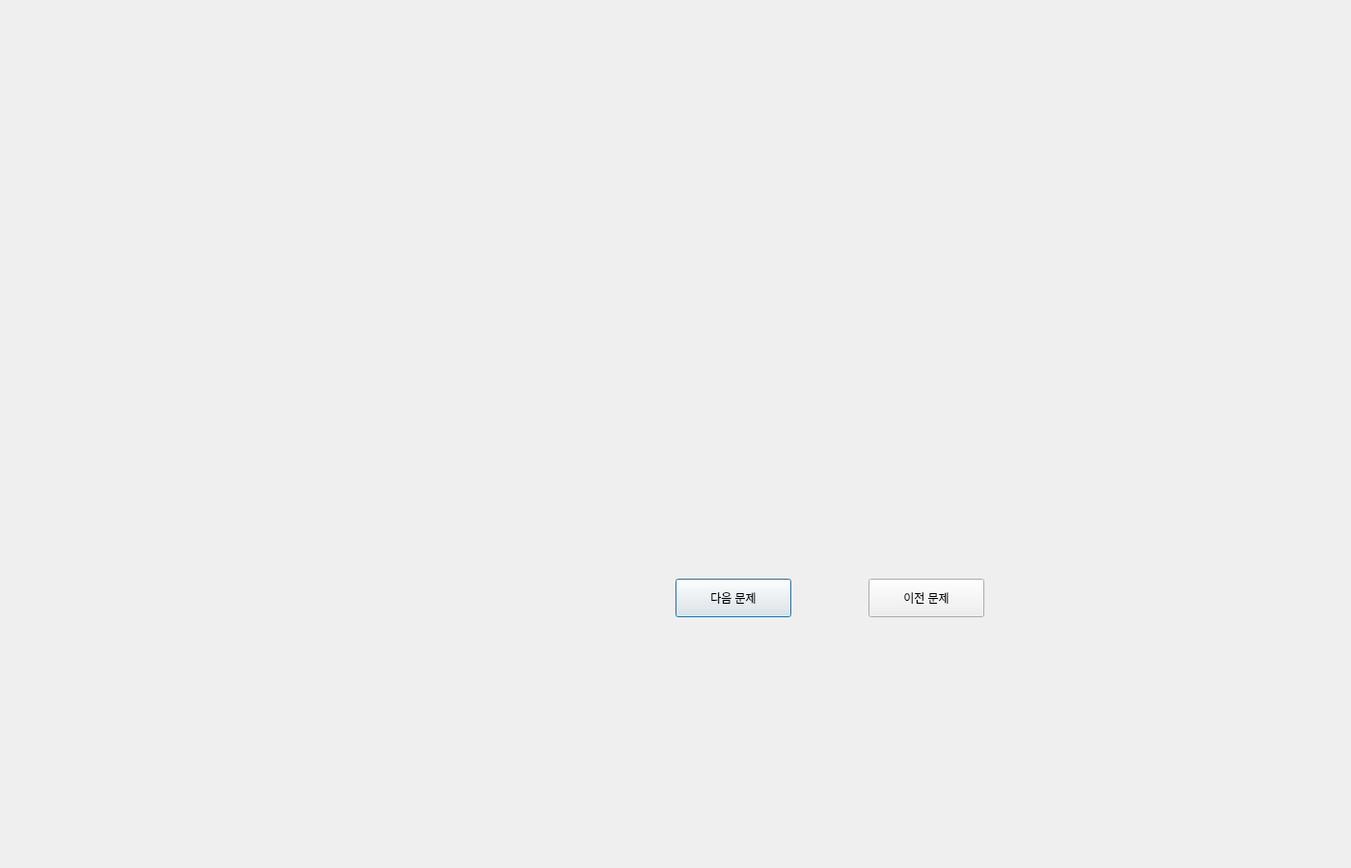
<?xml version="1.0" encoding="UTF-8"?>
<ui version="4.0">
    <class>sonmari</class>
    <widget class="QDialog" name="sonmari">
        <property name="geometry">
            <rect>
                <x>0</x>
                <y>0</y>
                <width>1400</width>
                <height>900</height>
            </rect>
        </property>
        <property name="windowTitle">
            <string>손마리</string>
        </property>
        <widget class="QLabel" name="video_feed">
            <property name="geometry">
                <rect>
                    <x>500</x>
                    <y>30</y>
                    <width>600</width>
                    <height>500</height>
                </rect>
            </property>
        </widget>
        <widget class="QPushButton" name="next_button">
            <property name="geometry">
                <rect>
                    <x>700</x>
                    <y>600</y>
                    <width>120</width>
                    <height>40</height>
                </rect>
            </property>
            <property name="text">
                <string>다음 문제</string>
            </property>
        </widget>
        <widget class="QPushButton" name="previous_button">
            <property name="geometry">
                <rect>
                    <x>900</x>
                    <y>600</y>
                    <width>120</width>
                    <height>40</height>
                </rect>
            </property>
            <property name="text">
                <string>이전 문제</string>
            </property>
        </widget>
        <widget class="QLabel" name="progress_bar_1">
            <property name="geometry">
                <rect>
                    <x>50</x>
                    <y>100</y>
                    <width>100</width>
                    <height>200</height>
                </rect>
            </property>
        </widget>
        <widget class="QLabel" name="progress_bar_2">
            <property name="geometry">
                <rect>
                    <x>170</x>
                    <y>100</y>
                    <width>100</width>
                    <height>200</height>
                </rect>
            </property>
        </widget>
        <widget class="QLabel" name="progress_bar_3">
            <property name="geometry">
                <rect>
                    <x>290</x>
                    <y>100</y>
                    <width>100</width>
                    <height>200</height>
                </rect>
            </property>
        </widget>
        <widget class="QLabel" name="answer_carasel">
            <property name="geometry">
                <rect>
                    <x>50</x>
                    <y>230</y>
                    <width>200</width>
                    <height>200</height>
                </rect>
            </property>
        </widget>
        <widget class="QLabel" name="o_x">
            <property name="geometry">
                <rect>
                    <x>50</x>
                    <y>360</y>
                    <width>250</width>
                    <height>200</height>
                </rect>
            </property>
        </widget>
    </widget>
</ui>
